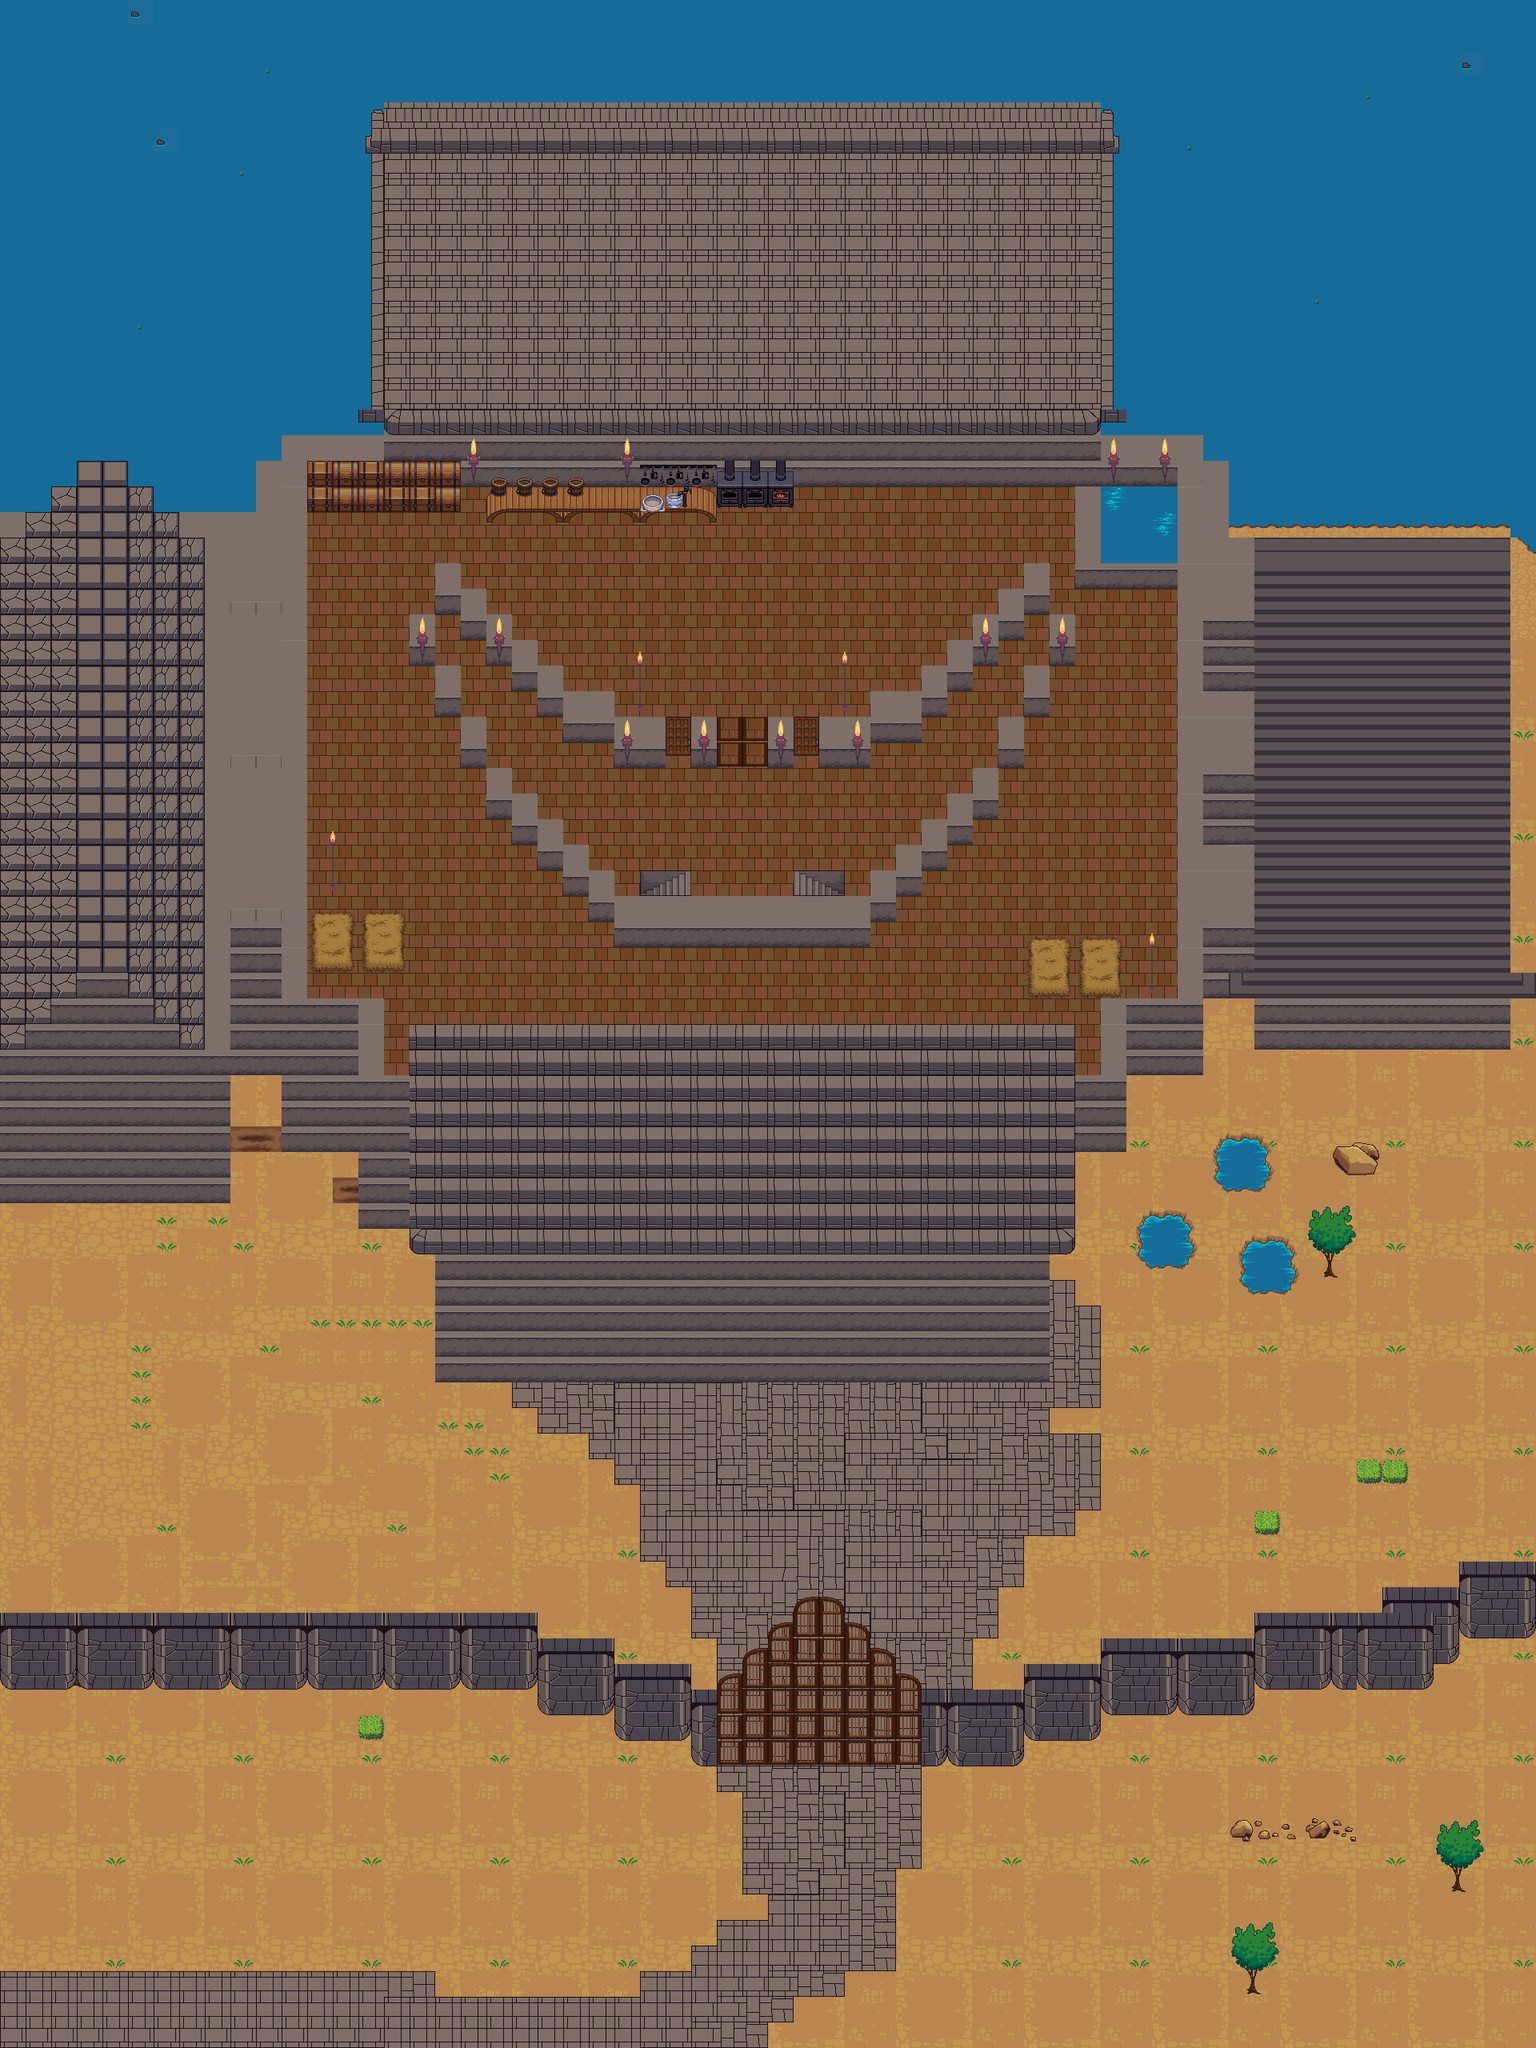

Tiled map render using the project's own tile images. Description and the map definition, with tile-layer contents summarised, below:
An orthogonal 60x80 tile map with 32x32 px tiles, 8 tile layers (Base Terrain, Buildings, Walls, Doors, ...), 2 tilesets.

<map version="1.0" orientation="orthogonal" renderorder="right-down" width="60" height="80" tilewidth="32" tileheight="32" nextobjectid="1">
 <tileset firstgid="1" name="terrain_atlas" tilewidth="32" tileheight="32" tilecount="1024" columns="32">
  <image source="terrain_atlas.png" width="1024" height="1024" />
 </tileset>
 <tileset firstgid="1025" name="base_out_atlas" tilewidth="32" tileheight="32" tilecount="1024" columns="32">
  <image source="base_out_atlas.png" width="1024" height="1024" />
 </tileset>
 <layer name="Base Terrain" width="60" height="80">
  <data>[4800 cells, 4800 non-empty, 33 distinct tile ids]</data>
 </layer>
 <layer name="Buildings" width="60" height="80">
  <data>[4800 cells, 2332 non-empty, 95 distinct tile ids]</data>
 </layer>
 <layer name="Walls" width="60" height="80">
  <data>[4800 cells, 1773 non-empty, 31 distinct tile ids]</data>
 </layer>
 <layer name="Doors" width="60" height="80">
  <data>[4800 cells, 378 non-empty, 21 distinct tile ids]</data>
 </layer>
 <layer name="stair covers" width="60" height="80">
  <data>[4800 cells, 12 non-empty, 1 distinct tile ids]</data>
 </layer>
 <layer name="Roof" width="60" height="80">
  <data>[4800 cells, 1082 non-empty, 25 distinct tile ids]</data>
 </layer>
 <layer name="Things" width="60" height="80">
  <data>[4800 cells, 18 non-empty, 6 distinct tile ids]</data>
 </layer>
 <layer name="on table" width="60" height="80">
  <data>[4800 cells, 91 non-empty, 24 distinct tile ids]</data>
 </layer>
</map>
